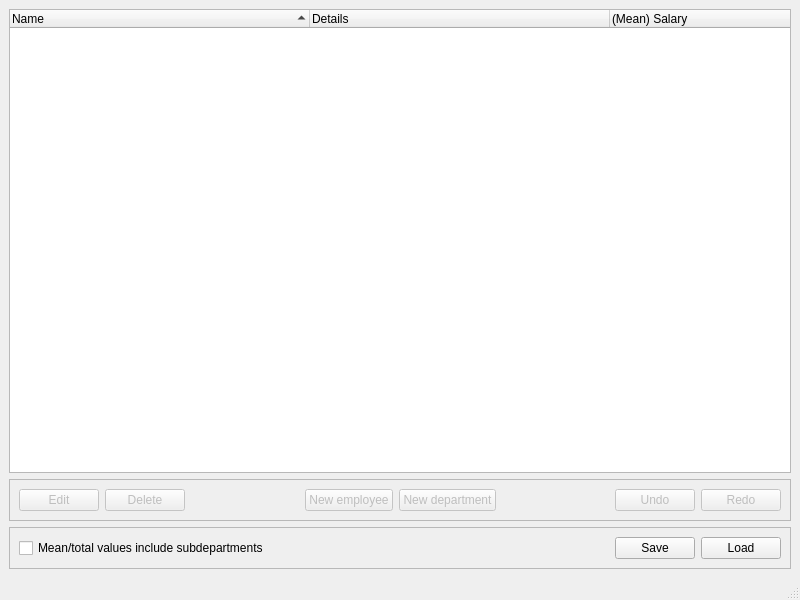
<?xml version="1.0" encoding="UTF-8"?>
<ui version="4.0">
 <class>TreeDemoWindow</class>
 <widget class="QMainWindow" name="TreeDemoWindow">
  <property name="geometry">
   <rect>
    <x>0</x>
    <y>0</y>
    <width>800</width>
    <height>600</height>
   </rect>
  </property>
  <property name="sizePolicy">
   <sizepolicy hsizetype="Preferred" vsizetype="Preferred">
    <horstretch>0</horstretch>
    <verstretch>0</verstretch>
   </sizepolicy>
  </property>
  <property name="windowTitle">
   <string>Tree Demo for AVSoft</string>
  </property>
  <widget class="QWidget" name="centralwidget">
   <layout class="QVBoxLayout" name="verticalLayout">
    <item>
     <widget class="QTreeWidget" name="companyTree">
      <property name="sortingEnabled">
       <bool>true</bool>
      </property>
      <property name="columnCount">
       <number>3</number>
      </property>
      <attribute name="headerDefaultSectionSize">
       <number>300</number>
      </attribute>
      <column>
       <property name="text">
        <string>Name</string>
       </property>
      </column>
      <column>
       <property name="text">
        <string>Details</string>
       </property>
      </column>
      <column>
       <property name="text">
        <string>(Mean) Salary</string>
       </property>
      </column>
     </widget>
    </item>
    <item>
     <widget class="QFrame" name="editingFrame">
      <property name="frameShape">
       <enum>QFrame::StyledPanel</enum>
      </property>
      <property name="frameShadow">
       <enum>QFrame::Raised</enum>
      </property>
      <layout class="QHBoxLayout" name="horizontalLayout">
       <item>
        <widget class="QPushButton" name="editButton">
         <property name="enabled">
          <bool>false</bool>
         </property>
         <property name="sizePolicy">
          <sizepolicy hsizetype="Preferred" vsizetype="Fixed">
           <horstretch>0</horstretch>
           <verstretch>0</verstretch>
          </sizepolicy>
         </property>
         <property name="text">
          <string>Edit</string>
         </property>
        </widget>
       </item>
       <item>
        <widget class="QPushButton" name="deleteButton">
         <property name="enabled">
          <bool>false</bool>
         </property>
         <property name="sizePolicy">
          <sizepolicy hsizetype="Preferred" vsizetype="Fixed">
           <horstretch>0</horstretch>
           <verstretch>0</verstretch>
          </sizepolicy>
         </property>
         <property name="text">
          <string>Delete</string>
         </property>
        </widget>
       </item>
       <item>
        <spacer name="horizontalSpacer">
         <property name="orientation">
          <enum>Qt::Horizontal</enum>
         </property>
         <property name="sizeHint" stdset="0">
          <size>
           <width>608</width>
           <height>20</height>
          </size>
         </property>
        </spacer>
       </item>
       <item>
        <widget class="QPushButton" name="newEmployeeButton">
         <property name="enabled">
          <bool>false</bool>
         </property>
         <property name="sizePolicy">
          <sizepolicy hsizetype="Preferred" vsizetype="Fixed">
           <horstretch>0</horstretch>
           <verstretch>0</verstretch>
          </sizepolicy>
         </property>
         <property name="text">
          <string>New employee</string>
         </property>
        </widget>
       </item>
       <item>
        <widget class="QPushButton" name="newDepartmentButton">
         <property name="enabled">
          <bool>false</bool>
         </property>
         <property name="sizePolicy">
          <sizepolicy hsizetype="Preferred" vsizetype="Fixed">
           <horstretch>0</horstretch>
           <verstretch>0</verstretch>
          </sizepolicy>
         </property>
         <property name="text">
          <string>New department</string>
         </property>
        </widget>
       </item>
       <item>
        <spacer name="horizontalSpacer_2">
         <property name="orientation">
          <enum>Qt::Horizontal</enum>
         </property>
         <property name="sizeHint" stdset="0">
          <size>
           <width>607</width>
           <height>20</height>
          </size>
         </property>
        </spacer>
       </item>
       <item>
        <widget class="QPushButton" name="undoButton">
         <property name="enabled">
          <bool>false</bool>
         </property>
         <property name="sizePolicy">
          <sizepolicy hsizetype="Preferred" vsizetype="Fixed">
           <horstretch>0</horstretch>
           <verstretch>0</verstretch>
          </sizepolicy>
         </property>
         <property name="text">
          <string>Undo</string>
         </property>
        </widget>
       </item>
       <item>
        <widget class="QPushButton" name="redoButton">
         <property name="enabled">
          <bool>false</bool>
         </property>
         <property name="text">
          <string>Redo</string>
         </property>
        </widget>
       </item>
      </layout>
     </widget>
    </item>
    <item>
     <widget class="QFrame" name="secondFrame">
      <property name="frameShape">
       <enum>QFrame::StyledPanel</enum>
      </property>
      <property name="frameShadow">
       <enum>QFrame::Raised</enum>
      </property>
      <layout class="QHBoxLayout" name="horizontalLayout_2">
       <item>
        <widget class="QCheckBox" name="subdepartmentsCheckBox">
         <property name="text">
          <string>Mean/total values include subdepartments</string>
         </property>
        </widget>
       </item>
       <item>
        <spacer name="horizontalSpacer_3">
         <property name="orientation">
          <enum>Qt::Horizontal</enum>
         </property>
         <property name="sizeHint" stdset="0">
          <size>
           <width>1499</width>
           <height>20</height>
          </size>
         </property>
        </spacer>
       </item>
       <item>
        <widget class="QPushButton" name="saveButton">
         <property name="sizePolicy">
          <sizepolicy hsizetype="Preferred" vsizetype="Fixed">
           <horstretch>0</horstretch>
           <verstretch>0</verstretch>
          </sizepolicy>
         </property>
         <property name="text">
          <string>Save</string>
         </property>
        </widget>
       </item>
       <item>
        <widget class="QPushButton" name="loadButton">
         <property name="sizePolicy">
          <sizepolicy hsizetype="Preferred" vsizetype="Fixed">
           <horstretch>0</horstretch>
           <verstretch>0</verstretch>
          </sizepolicy>
         </property>
         <property name="text">
          <string>Load</string>
         </property>
        </widget>
       </item>
      </layout>
     </widget>
    </item>
   </layout>
  </widget>
  <widget class="QStatusBar" name="statusbar"/>
 </widget>
 <resources/>
 <connections/>
</ui>
